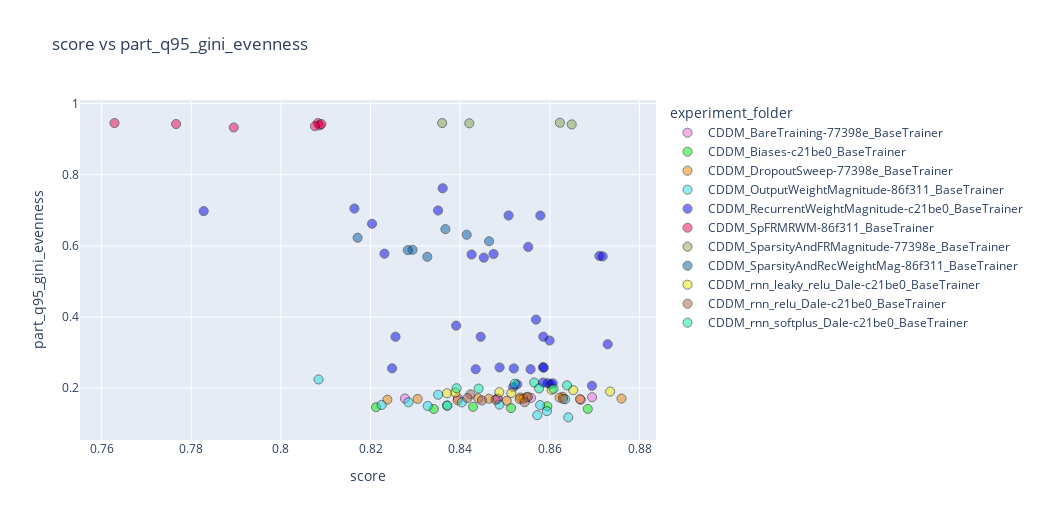

Notebook source saved alongside this figure:
### Code cell
import numpy as np, pandas as pd, plotly.express as px

df = pd.DataFrame(consolidated_data)

# # --- get R2 robustly (don't parse from /Users/...) ---
# if "R2" in df.columns:
#     df["R2"] = pd.to_numeric(df["R2"], errors="coerce")
# elif "folder" in df.columns:
#     df["R2"] = pd.to_numeric(df["folder"].astype(str).str.extract(r"^([0-9\.]+)")[0], errors="coerce")
# else:
#     df["R2"] = pd.to_numeric(
#         df["path"].astype(str).str.extract(r"(?:^|[^A-Za-z0-9])R2(?:=|_|-)([0-9]*\.?[0-9]+)")[0],
#         errors="coerce"
#     )
df = df.rename(columns=lambda c: f"{c[0]}_{c[1]}" if isinstance(c, tuple) else str(c))
df = df.dropna(subset=["R2"])
df = df[df["score"] > 0.75]
df = df[df["experiment_folder"].isin([
    "CDDM_SparsityAndRecWeightMag-86f311_BaseTrainer",
    "CDDM_Biases-c21be0_BaseTrainer",
    "CDDM_SpFRMRWM-86f311_BaseTrainer",
    "CDDM_OutputWeightMagnitude-86f311_BaseTrainer",
    "CDDM_RecurrentWeightMagnitude-c21be0_BaseTrainer",
    "CDDM_rnn_sigmoid_Dale-c21be0_BaseTrainer",
    "CDDM_rnn_softplus_Dale-c21be0_BaseTrainer",
    "CDDM_rnn_relu_Dale-c21be0_BaseTrainer",
    "CDDM_rnn_leaky_relu_Dale-c21be0_BaseTrainer",
    "CDDM_BareTraining-77398e_BaseTrainer",
    "CDDM_SparsityAndFRMagnitude-77398e_BaseTrainer",
    "CDDM_DropoutSweep-77398e_BaseTrainer"
])]

column = "experiment_folder"
scale = "linear"  # "linear" or "log" (only applies when numeric)

raw = df[column]
num = pd.to_numeric(raw, errors="coerce")
is_numeric = num.notna().sum() == raw.notna().sum()

scale = 1.3  # used for marker sizing/layout
x = 'score'
y = "part_q95_gini_evenness"
if is_numeric:
    df[column] = num

    if scale == "log":
        df = df[df[column] > 0]
        color_col = f"{column}_log10"
        df[color_col] = np.log10(df[column].to_numpy())

        vmin, vmax = df[column].min(), df[column].max()
        decades = np.arange(np.floor(np.log10(vmin)), np.ceil(np.log10(vmax)) + 1)
        ticks = np.power(10.0, decades)
        tickvals = np.log10(ticks)
        ticktext = [f"{t:g}" for t in ticks]
        cbar_title = f"{column} (log10 scale)"
    else:
        color_col = column
        tickvals, ticktext = None, None
        cbar_title = f"{column} (linear)"

    cmin, cmax = float(df[color_col].min()), float(df[color_col].max())
    cmid = 0.5 * (cmin + cmax)
    fig = px.scatter(
        df, x=x, y=y,
        color=color_col,
        color_continuous_scale=[(0, "blue"), (0.5, "white"), (1, "red")],
        color_continuous_midpoint=cmid,
        range_color=(cmin, cmax),
        hover_data=df.columns,
        title=f"{x} vs {y} ({column} colored on {scale} scale)"
    )
    fig.update_layout(coloraxis_colorbar=dict(title=cbar_title, tickvals=tickvals, ticktext=ticktext))

else:
    cat_col = f"{column}_str"
    df[cat_col] = raw.astype(str).fillna("NA")

    order = sorted(pd.unique(df[cat_col]), key=lambda s: (s == "NA", s))
    seq = distinct_hex_colors(len(order), seed=0)
    color_map = dict(zip(order, seq))

    hover_col = "experiment_folder"  # or "folder" if that’s what you want shown
    fig = px.scatter(
        df, x=x, y=y,
        color=cat_col if not is_numeric else color_col,
        hover_name=hover_col,
        hover_data={"path": False, "N": True, x: True, y: True, "max_iter": True},  # optional extras; delete if you want minimal
        category_orders={cat_col: order} if not is_numeric else None,
        color_discrete_map=color_map if not is_numeric else None,
        color_continuous_scale=[(0, "blue"), (0.5, "white"), (1, "red")] if is_numeric else None,
        title=f"{x} vs {y}"
    )
    fig.update_layout(legend_title_text=column)

fig.update_layout(autosize=False, width=800 * scale, height=400 * scale)
fig.update_traces(marker=dict(opacity=0.5, size=7 * scale, line=dict(width=1, color="black")))
fig.write_image(f"statistics_{x}_vs_{y}.svg")
fig.show()
